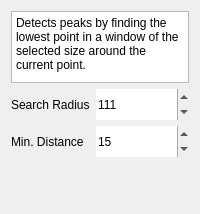
         <widget class="QWidget" name="page_peak_local_min">
          <layout class="QFormLayout" name="formLayout">
           <item row="0" column="0" colspan="2">
            <widget class="QTextBrowser" name="peak_local_min_info">
             <property name="maximumSize">
              <size>
               <width>16777215</width>
               <height>90</height>
              </size>
             </property>
             <property name="verticalScrollBarPolicy">
              <enum>Qt::ScrollBarPolicy::ScrollBarAsNeeded</enum>
             </property>
             <property name="sizeAdjustPolicy">
              <enum>QAbstractScrollArea::SizeAdjustPolicy::AdjustToContents</enum>
             </property>
             <property name="html">
              <string>&lt;!DOCTYPE HTML PUBLIC &quot;-//W3C//DTD HTML 4.0//EN&quot; &quot;http://www.w3.org/TR/REC-html40/strict.dtd&quot;&gt;
&lt;html&gt;&lt;head&gt;&lt;meta name=&quot;qrichtext&quot; content=&quot;1&quot; /&gt;&lt;meta charset=&quot;utf-8&quot; /&gt;&lt;style type=&quot;text/css&quot;&gt;
p, li { white-space: pre-wrap; }
hr { height: 1px; border-width: 0; }
li.unchecked::marker { content: &quot;\2610&quot;; }
li.checked::marker { content: &quot;\2612&quot;; }
&lt;/style&gt;&lt;/head&gt;&lt;body style=&quot; font-family:'Segoe UI'; font-size:9pt; font-weight:400; font-style:normal;&quot;&gt;
&lt;p style=&quot; margin-top:0px; margin-bottom:0px; margin-left:0px; margin-right:0px; -qt-block-indent:0; text-indent:0px;&quot;&gt;Detects peaks by finding the lowest point in a window of the selected size around the current point.&lt;/p&gt;&lt;/body&gt;&lt;/html&gt;</string>
             </property>
            </widget>
           </item>
           <item row="1" column="0">
            <widget class="BodyLabel" name="label_23">
             <property name="minimumSize">
              <size>
               <width>0</width>
               <height>31</height>
              </size>
             </property>
             <property name="text">
              <string>Search Radius</string>
             </property>
            </widget>
           </item>
           <item row="1" column="1">
            <widget class="SpinBox" name="peak_local_min_radius">
             <property name="minimumSize">
              <size>
               <width>0</width>
               <height>31</height>
              </size>
             </property>
             <property name="frame">
              <bool>false</bool>
             </property>
             <property name="accelerated">
              <bool>true</bool>
             </property>
             <property name="minimum">
              <number>5</number>
             </property>
             <property name="maximum">
              <number>9999</number>
             </property>
             <property name="stepType">
              <enum>QAbstractSpinBox::StepType::AdaptiveDecimalStepType</enum>
             </property>
             <property name="value">
              <number>111</number>
             </property>
            </widget>
           </item>
           <item row="2" column="0">
            <widget class="BodyLabel" name="minDistanceLabel_2">
             <property name="minimumSize">
              <size>
               <width>0</width>
               <height>31</height>
              </size>
             </property>
             <property name="toolTip">
              <string>Minimum allowed distance between two consecutive minima</string>
             </property>
             <property name="whatsThis">
              <string>After a minimum is detected, how many values to skip ahead before starting to search for the next minimum</string>
             </property>
             <property name="text">
              <string>Min. Distance</string>
             </property>
            </widget>
           </item>
           <item row="2" column="1">
            <widget class="SpinBox" name="peak_local_min_min_dist">
             <property name="minimumSize">
              <size>
               <width>0</width>
               <height>31</height>
              </size>
             </property>
             <property name="frame">
              <bool>false</bool>
             </property>
             <property name="maximum">
              <number>1000000</number>
             </property>
             <property name="value">
              <number>15</number>
             </property>
            </widget>
           </item>
           <item row="3" column="0" colspan="2">
            <spacer name="verticalSpacer_4">
             <property name="orientation">
              <enum>Qt::Orientation::Vertical</enum>
             </property>
             <property name="sizeHint" stdset="0">
              <size>
               <width>20</width>
               <height>40</height>
              </size>
             </property>
            </spacer>
           </item>
          </layout>
         </widget>
